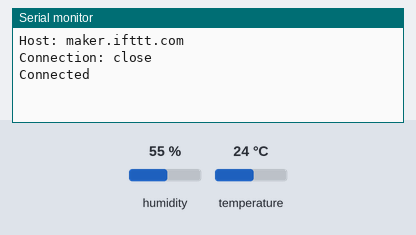
Simulated run of this sketch. Board: ESP8266 (NodeMCU). Parts: the last lines printed to the serial monitor. The inputs (shaded band) are chosen by the test bench; at power-on: humidity 55 %, temperature 24 °C. WiFi joins after 1.5 s; servers stay silent unless stated.

Above: at 5.7 s.
5.8 s: humidity set to 22 %
At 6.1 s:
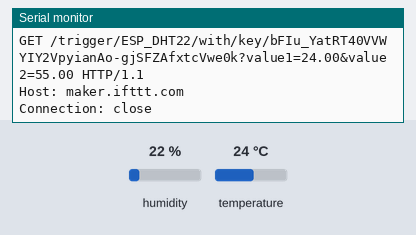
8.3 s: temperature set to 12 °C
At 8.95 s:
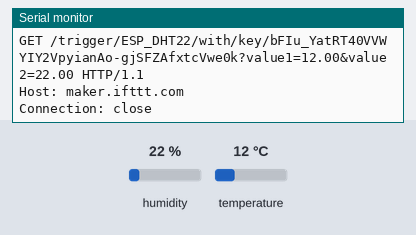
10.8 s: humidity set to 40 %
At 11.08 s:
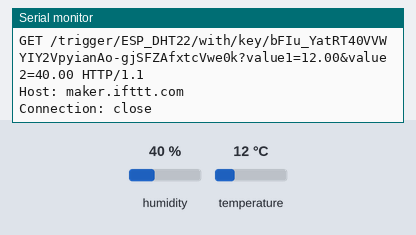

The sketch:

dht_test1.ino
```cpp
#include <ESP8266WiFi.h>
#include <WiFiClientSecure.h>
#include <DHT.h>;

/* DHT SENSOR SETUP */
#define DHTTYPE DHT22
#define DHTPIN  D6

DHT dht(DHTPIN, DHTTYPE,11);
float humidity, temp_f;  // Values read from

const char* ssid = "Smart_PC";
const char* password = "subir_pc";

//define the parameters for the IFTTT
#define HOSTIFTTT "maker.ifttt.com"
#define EVENTO "ESP_DHT22"
#define IFTTTKEY "bFIu_YatRT40VVWYIY2VpyianAo-gjSFZAfxtcVwe0k"

WiFiClientSecure client;

void setup() {
  Serial.begin(115200);
  delay(10);
  dht.begin();
  delay(2000);
  temp_f = dht.readTemperature();
  humidity = dht.readHumidity();
  WiFi.begin(ssid, password);
  client.setInsecure();
  client.setTimeout(5000);
  Serial.println("");
  Serial.print("Waiting to connect to WiFi...");

  while (WiFi.status() != WL_CONNECTED) {
    delay(500);
    Serial.print(".");
  }
  Serial.println("");
  Serial.print("Connected to ");
  Serial.println(ssid);
  Serial.print("IP address: ");
  Serial.println(WiFi.localIP());
  delay(1000);
  Serial.print("Initial Temp: ");
  Serial.print(temp_f);
  Serial.print(" Cel.\nInitial Humi: ");
  Serial.print(humidity);
  Serial.print("%\n");
}
void loop() {
  //close any previous connection
    //delay(180000);
    temp_f = dht.readTemperature();
    humidity = dht.readHumidity();

  if (client.connected())
  {
    client.stop();
  }
  // wait until all the data has been sent
  client.flush();

  String toSend = "GET /trigger/";
    //String toSend = "GET /trigger/ESP_DHT22/with/key/bFIu_YatRT40VVWYIY2VpyianAo-gjSFZAfxtcVwe0k"
    toSend += EVENTO;
    toSend += "/with/key/";
    toSend += IFTTTKEY;
    toSend += "?value1=";
    toSend += temp_f;
    toSend += "&value2=";
    toSend += humidity;
    toSend += " HTTP/1.1\r\n";
    toSend += "Host: ";
    toSend += HOSTIFTTT;
    toSend += "\r\n";
    toSend += "Connection: close\r\n\r\n";
    Serial.println(toSend);
//    client.setInsecure();
//    client.setTimeout(5000);
  if (client.connect(HOSTIFTTT,443)) {
    Serial.println("Connected");
    // build the HTTP request
    if(temp_f > 32.0) {
      client.print(toSend);
      delay(1000*60*1);
    }

  } else {
    Serial.println("Not Connected");
  }
  client.flush();
  client.stop();
  delay(500);

}
```

Measured:
- after the input at 8.3 s, the serial monitor: prints a new line after 0.48 s (image 2)
- after the input at 10.8 s, the serial monitor: prints a new line after 0.11 s (image 3)
